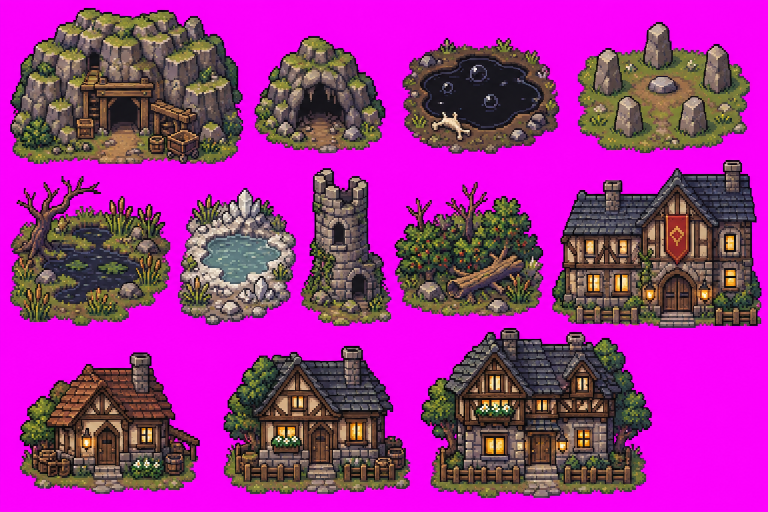
#> input picture art/gpt/sheet.png, 1536 x 1024 px, found by its file name (shown at 1/2 size)
$ python gpt_ground2.py
#> lines starting #> are read from the running program, lines starting #| are printed output that depends on the picture
"""Retried ground tiles (D-046 sheet 2b): snap each of the 4x4 tiles to 16x16 game pixels by block median, check the
fill tiles wrap without seams, classify grass vs dirt, and derive the inner corners the sheet lacks."""
import os
ROOT = os.path.dirname(os.path.abspath(__file__)) + "/"  # the art/ folder
from PIL import Image
import numpy as np
G = ROOT + "gpt/ground2/"
a = np.asarray(Image.open(G + "sheet.png").convert("RGB")).astype(int)
COLS = [(35, 307), (341, 614), (647, 920), (954, 1226)]
ROWS = [(35, 308), (340, 610), (642, 910), (941, 1211)]

def snap(y0, y1, x0, x1):
    t = np.zeros((16, 16, 3), dtype=np.uint8)
    ys, xs = np.linspace(y0, y1, 17).astype(int), np.linspace(x0, x1, 17).astype(int)
    for j in range(16):
        for i in range(16):
            blk = a[ys[j] + 3:ys[j + 1] - 3, xs[i] + 3:xs[i + 1] - 3].reshape(-1, 3)   # skip block borders
            t[j, i] = np.median(blk, axis=0)
    return t

T = {}
for ri, (y0, y1) in enumerate(ROWS):
    for ci, (x0, x1) in enumerate(COLS):
        T[f"{ri}{ci}"] = snap(y0, y1, x0, x1)
        Image.fromarray(T[f"{ri}{ci}"]).save(f"{G}t{ri}{ci}.png")
#> this loop made 4 passes
#> pass 1, `Image.fromarray(T[f"{ri}{ci}"]).save(f"{G}t{ri}{ci}.png")`:
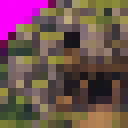
#> saved as t00.png: PIL image 16x16 RGB (shown 8 times larger); mean R, G, B 110.9, 80.5, 80
#> pass 1, `Image.fromarray(T[f"{ri}{ci}"]).save(f"{G}t{ri}{ci}.png")`:
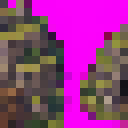
#> saved as t01.png: PIL image 16x16 RGB (shown 8 times larger); mean R, G, B 147.1, 55, 130.4
#> pass 1, `Image.fromarray(T[f"{ri}{ci}"]).save(f"{G}t{ri}{ci}.png")`:
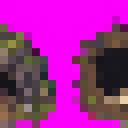
#> saved as t02.png: PIL image 16x16 RGB (shown 8 times larger); mean R, G, B 162, 37.3, 149.7
#> pass 1, `Image.fromarray(T[f"{ri}{ci}"]).save(f"{G}t{ri}{ci}.png")`:
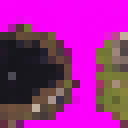
#> saved as t03.png: PIL image 16x16 RGB (shown 8 times larger); mean R, G, B 158.9, 37.3, 145

def seam(t):  # mean colour jump across the wrap vs inside the tile
    t = t.astype(int)
    inner = (np.abs(np.diff(t, axis=1)).mean() + np.abs(np.diff(t, axis=0)).mean()) / 2
    wrap = (np.abs(t[:, 0] - t[:, -1]).mean() + np.abs(t[0] - t[-1]).mean()) / 2
    return round(inner, 1), round(wrap, 1)

def grassy(t):
    t = t.astype(int); return t[..., 1] > t[..., 0] + 5

if __name__ == "__main__":
    for k in ("00", "01", "02", "03", "10", "11", "12", "13"):
        print(k, "inner/wrap", seam(T[k]))
    for k in ("20", "21", "22", "23", "30", "31", "32", "33"):
        m = grassy(T[k]); print(k); print("\n".join("".join("#" if v else "." for v in row) for row in m))
